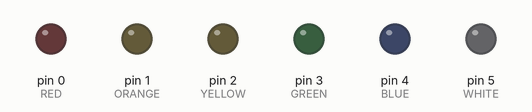
A sketch run on a simulated Arduino Uno, built with avr-gcc and run on an emulated ATmega328P. Parts: output pins drawn as LEDs (lit = HIGH).

Above: at 0.1 s.
At 2.1 s:
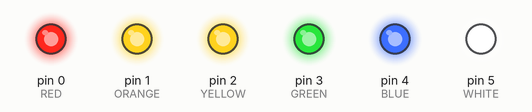
Timing chart, 0 to 3.6 s (numbered marks = the images above):
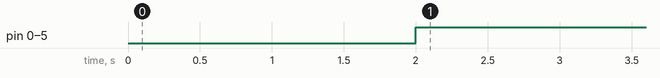

Measured:
- by itself, pin 0 (RED), pin 1 (ORANGE), pin 2 (YELLOW), pin 3 (GREEN), pin 4 (BLUE), pin 5 (WHITE): LOW → HIGH at 2.0 s

The sketch:

V1.ino
```cpp
// Menyalakan semua LED pada saat mulai dengan menunggu selama 2 detik
const int RED = 0;     // ini adalah lampu warna merah
const int ORANGE = 1;  // ini adalah lampu warna jingga
const int YELLOW = 2;  // ini adalah lampu warna kuning
const int GREEN = 3;   // ini adalah lampu warna hijau
const int BLUE = 4;    // ini adalah lampu warna biru
const int WHITE = 5;   // ini adalah lampu warna putih

void setup() {
  pinMode(RED, OUTPUT);     // lampu merah sebagai output
  pinMode(ORANGE, OUTPUT);  // lampu jingga sebagai output
  pinMode(YELLOW, OUTPUT);  // lampu kuning sebagai output
  pinMode(GREEN, OUTPUT);   // lampu hijau sebagai output
  pinMode(BLUE, OUTPUT);    // lampu biru sebagai output
  pinMode(WHITE, OUTPUT);   // lampu putih sebagai output
  delay(2000);              // Tunggu dalam hitungan 2 detik
}
void loop() {
  digitalWrite(RED, HIGH);     // lampu merah menyala
  digitalWrite(ORANGE, HIGH);  // lampu jingga menyala
  digitalWrite(YELLOW, HIGH);  // lampu kuning menyala
  digitalWrite(GREEN, HIGH);   // lampu hijau menyala
  digitalWrite(BLUE, HIGH);    // lampu biru menyala
  digitalWrite(WHITE, HIGH);   // lampu putih menyala
}
```
